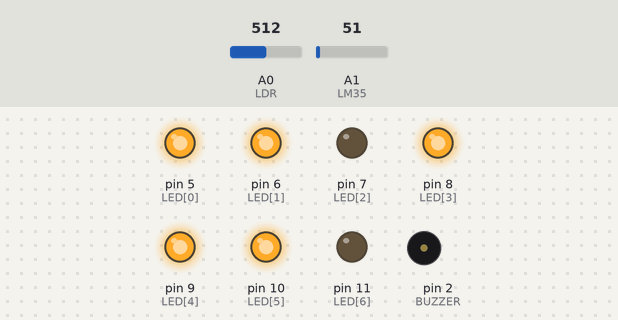
Recording of a sketch running on a simulated Arduino Uno, built with avr-gcc and run on an emulated ATmega328P. On the bench: output pins drawn as LEDs (lit = HIGH), buzzer (waves = sounding, pin HIGH). Inputs (shaded band) come from the test bench; at power-on: A1 (LM35) = 51, A0 (LDR) = 512.

Above: at 1.2 s.
1.3 s: A1 (LM35) set to 58
At 1.9 s:
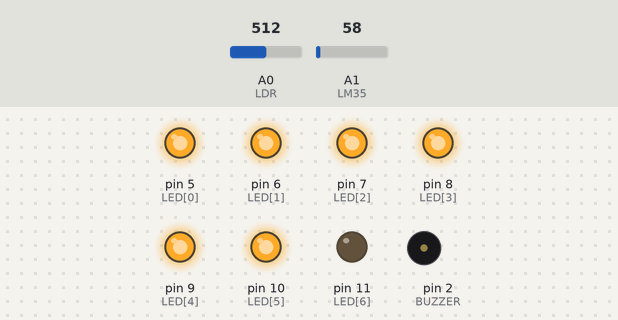
2.8 s: A0 (LDR) set to 358
4.3 s: A0 (LDR) set to 340
At 5.4 s:
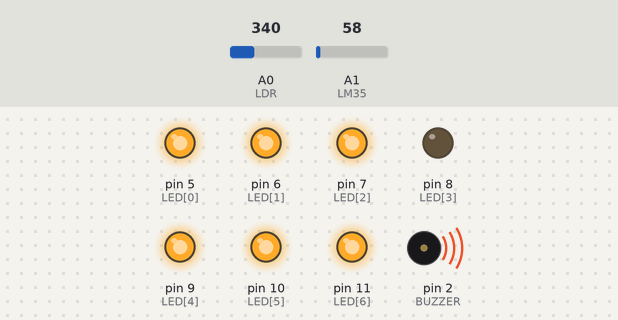
5.8 s: A1 (LM35) set to 30
At 6.5 s:
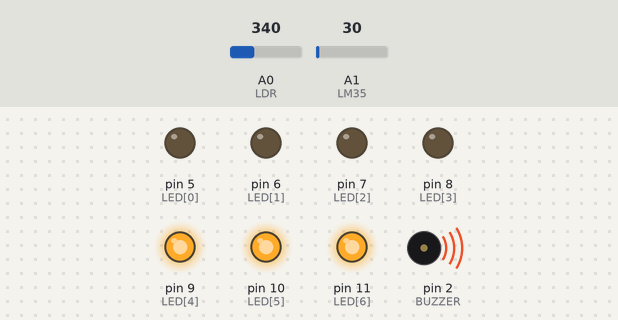
7.3 s: A0 (LDR) set to 360
At 7.6 s:
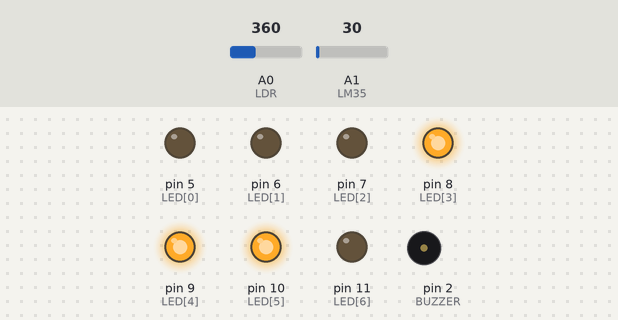
8.8 s: A0 (LDR) set to 122
At 10.0 s:
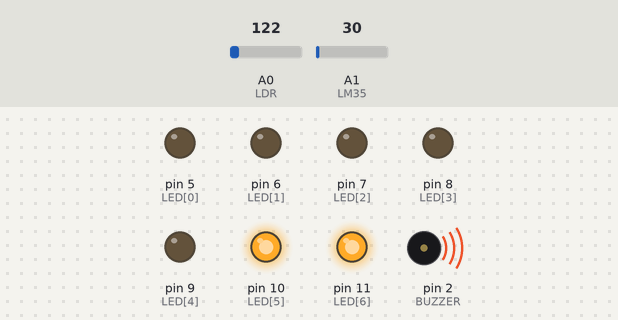
Timing chart, 0 to 11.3 s (numbered marks = the images above; inputs shaded):
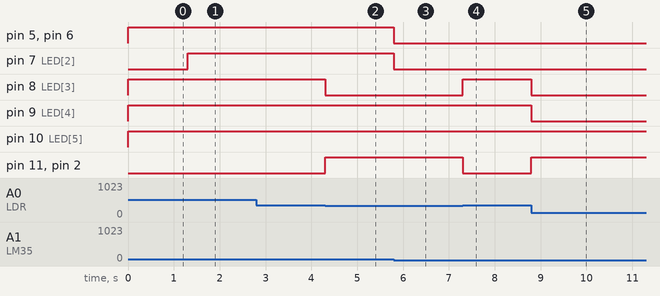

Measured:
- the behaviour switches between 53 and 54 on A1 (LM35) (found by bisection; images 0 and 1)
- the behaviour switches between 351 and 350 on A0 (LDR) (found by bisection; images 1 and 2)
- after the input at 1.3 s, pin 7 (LED[2]): LOW → HIGH at once
- after the input at 2.8 s, every drawn part: stays the same
- after the input at 4.3 s, pin 8 (LED[3]): HIGH → LOW at once; pin 11 (LED[6]), pin 2 (BUZZER): LOW → HIGH at once
- after the input at 5.8 s, pin 5 (LED[0]), pin 6 (LED[1]), pin 7 (LED[2]): HIGH → LOW at once
- after the input at 7.3 s, pin 8 (LED[3]): LOW → HIGH at once; pin 11 (LED[6]), pin 2 (BUZZER): HIGH → LOW at once
- after the input at 8.8 s, pin 8 (LED[3]), pin 9 (LED[4]): HIGH → LOW at once; pin 11 (LED[6]), pin 2 (BUZZER): LOW → HIGH at once

The sketch:

projeto_alarme_multiproposito.ino
```cpp
/*
  Projeto Alarme Multipropósito
  by: JBarbosa
*/

#define SIZEARRAY(x)  (sizeof(x) / sizeof((x)[0])) // serve para saber o tamanho do array

const int LED[] = {5, 6, 7, 8, 9, 10, 11};
const int LDR = 0;
const int LM35 = 1;
const int BUZZER = 2;

int valorLDR = 0;
int ADClido = 0;
float temperatura = 0;
int pwm = 0;

void setup() {
  for (int i = 0; i < SIZEARRAY(LED); i++) {
    pinMode(LED[i], OUTPUT);
  }
  pinMode(BUZZER, OUTPUT);
}

void loop() {
  valorLDR = analogRead(LDR);
  ADClido = analogRead(LM35);
  temperatura = ADClido * 0.4887585532;

  checkTemperatura(LED[0], 20.00);
  checkTemperatura(LED[1], 24.00);
  checkTemperatura(LED[2], 26.00);

  checkLDR(LED[5], 100);
  checkLDR(LED[4], 200);

  if (valorLDR > 350) {
    digitalWrite(LED[3], HIGH);
    digitalWrite(LED[6], LOW);
    digitalWrite(BUZZER, LOW);
  } else {
    digitalWrite(LED[3], LOW);
    digitalWrite(LED[6], HIGH);
    digitalWrite(BUZZER, HIGH);
  }

}

void checkTemperatura(int led, float valor) {
  if (temperatura > valor) {
    digitalWrite(led, HIGH);
  } else {
    digitalWrite(led, LOW);
  }
}

void checkLDR(int led, int valor) {
  if (valorLDR > valor) {
    digitalWrite(led, HIGH);
  } else {
    digitalWrite(led, LOW);
  }
}
```
